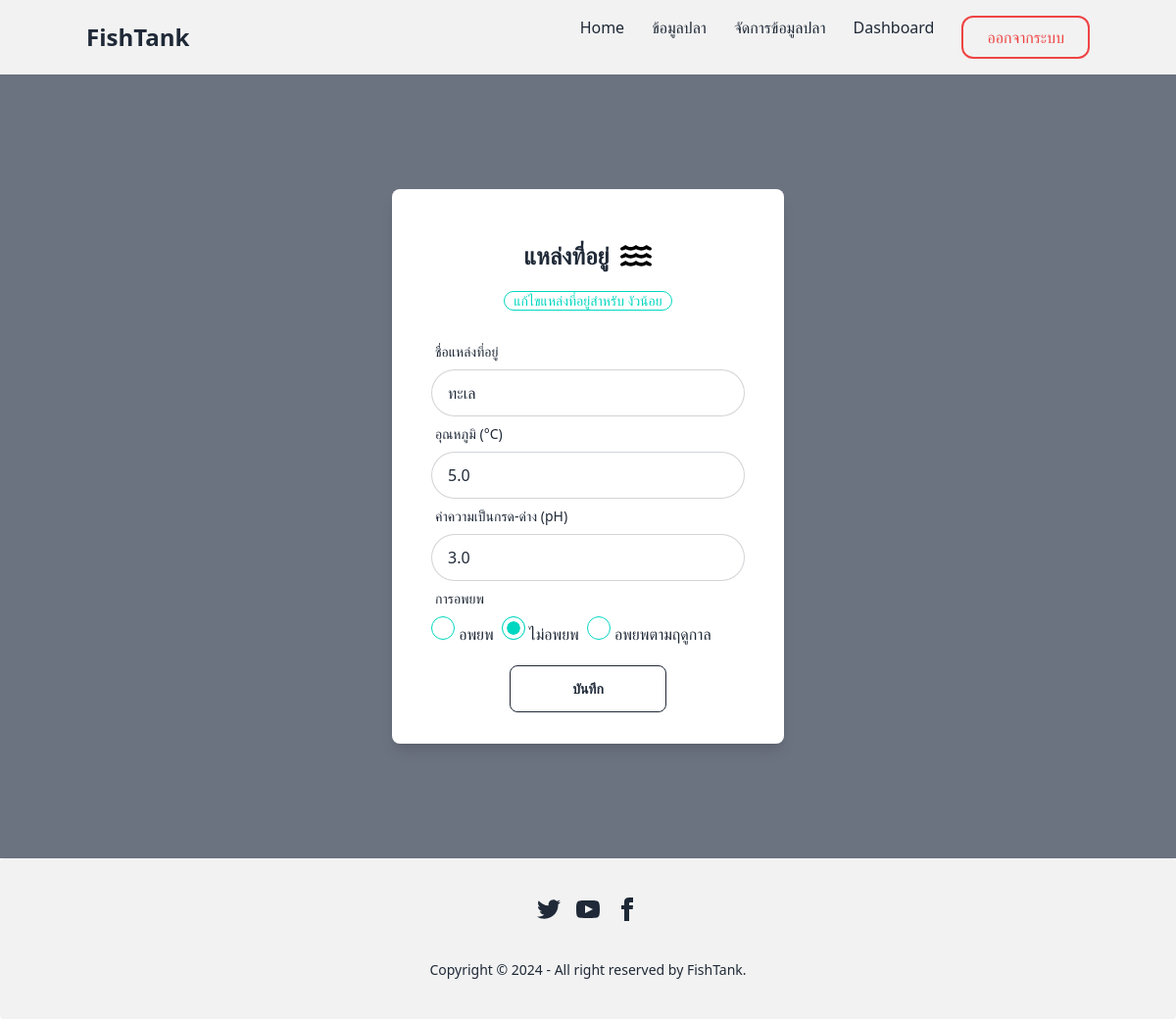
The app's page /fishkeeper/edithabitat/12/ (signed in) with its own data.
### myapp/models.py (models this page shows, shortened)
class Fish(models.Model):
    GENDER_CHOICES = [
        ('M', 'เพศผู้'),
        ('F', 'เพศเมีย'),
        ('U', 'ไม่ทราบเพศ'),
    ]
    fish_name = models.CharField(max_length=255,verbose_name='ชื่อปลา')
    species = models.CharField(max_length=255,verbose_name='สายพันธ์ุ')
    gender = models.CharField(max_length=1, choices=GENDER_CHOICES, default='U', verbose_name='เพศ')
    birth_date = models.DateField(verbose_name='วันเกิด')
    description = models.TextField(verbose_name='รายละเอียด')
    size = models.FloatField(verbose_name='ขนาด')
    image = models.ImageField(upload_to='fishimage',verbose_name='รูปปลา')

class Habitat(models.Model):
    MIGRATION_CHOICES = [
        ('Y', 'อพยพ'),
        ('N', 'ไม่อพยพ'),
        ('S', 'อพยพตามฤดูกาล'),
    ]
    fish = models.ForeignKey(Fish, on_delete=models.CASCADE, verbose_name='ปลา')
    habitat_name = models.CharField(max_length=255, verbose_name='ชื่อแหล่งที่อยู่')
    temperature = models.FloatField(verbose_name='อุณหภูมิ')
    ph_level = models.FloatField(verbose_name='ค่าความเป็นกรด-ด่าง (pH)')
    migration = models.CharField(max_length=1, choices=MIGRATION_CHOICES, default='N', verbose_name='การอพยพ')

### myapp/views.py (the view)
# urls.py: path('fishkeeper/edithabitat/<int:habitat_id>/', edit_habitat, name='edit_habitat'),
@user_passes_test(staff_required)
def edit_habitat(request, habitat_id):
    habitat = get_object_or_404(Habitat, id=habitat_id)
    fish = habitat.fish  # เชื่อมโยงกับปลา
    if request.method == 'POST':
        habitat_form = HabitatForm(request.POST, instance=habitat)
        if habitat_form.is_valid():
            habitat_form.save()
            return redirect('fish_detail', fish_id=habitat.fish.id)
    else:
        habitat_form = HabitatForm(instance=habitat)
    context = {
        'habitat_form': habitat_form,
        'habitat': habitat,
        'fish': fish,
    }
    return render(request, 'staff/fishkeeper/edit_habitat.html', context)

### myapp/forms.py
class HabitatForm(forms.ModelForm):
    class Meta:
        model = Habitat
        fields = ['habitat_name','temperature','ph_level','migration']

### myapp/views.py (called while the page is built)
def staff_required(user):
    return user.is_staff

### myapp/templates/staff/fishkeeper/edit_habitat.html (shortened to what this page needs)
{% extends 'staff/mains/base.html' %}
{% block main %}
<div class="flex flex-col justify-center min-h-screen bg-gray-500">
    <div class="mx-auto  w-1/3 my-8">
        <div class="bg-white p-8 shadow-lg rounded-lg">
            <div class="flex justify-center mt-5 mb-5 space-x-3">
                <p class="text-2xl font-bold">แหล่งที่อยู่</p>
            </div>
            <div class="flex justify-center mb-3  ">
                <p class="badge badge-accent badge-outline">แก้ไขแหล่งที่อยู่สำหรับ {{fish.fish_name}}</p>
            </div>
            <form  method="post" enctype="multipart/form-data"  class="flex justify-center space-y-3 " >
                <label class="form-control w-full max-w-xs">
                    <div class="label">
                        <span class="label-text ">ชื่อแหล่งที่อยู่</span>
                    </div>
                    <input class="input input-bordered input-neutral w-full max-w-xs rounded-full" type="text" id="habitat_name"  name="habitat_name"  value={{habitat.habitat_name}} placeholder="กรอกชื่อแหล่งที่อยู่"  required/>
                    <div class="label">
                        <span class="label-text">อุณหภูมิ (°C)</span>
                    </div>
                    <input class="input input-bordered input-neutral w-full max-w-xs rounded-full"
                           type="number"
                           id="temperature"
                           name="temperature"
                           placeholder="กรอกอุณหภูมิ"
                           min="0"
                           step="any"
                           value={{habitat.temperature}}
                           required/>
                    <div class="label">
                        <span class="label-text">ค่าความเป็นกรด-ด่าง (pH)</span>
                    </div>
                    <input class="input input-bordered input-neutral w-full max-w-xs rounded-full"
                           type="number"
                           id="ph_level"
                           name="ph_level"
                           placeholder="กรอกค่า pH"
                           min="0"
                           max="14"
                           step="0.1"
                           value={{habitat.ph_level}}
                           required/>
                        <div class="label">
                            <span class="label-text">การอพยพ</span>
                        </div>
                        <div class="flex space-x-2">
                            <label>
                                <input class="radio radio-accent" type="radio" id="migration_y" name="migration" value="Y"
                                {% if  habitat.migration == 'Y' %} checked {% endif %} required/>
                                อพยพ
                            </label>
                            <label>
                                <input class="radio radio-accent" type="radio" id="migration_n" name="migration" value="N"
                                {% if  habitat.migration == 'N' %} checked {% endif %} required/>
                                ไม่อพยพ
                            </label>
                            <label>
                                <input class="radio radio-accent" type="radio" id="migration_s" name="migration" value="S"
                                {% if  habitat.migration == 'S' %} checked {% endif %} required/>
                                อพยพตามฤดูกาล
                            </label>
                        </div>
                    <div class="flex justify-center mt-5  ">
                        <button type="submit"  class="btn btn-outline btn-neutral w-1/2" >บันทึก</button>
                    </div>
                </label>
            </form>
        </div>
    </div>
</div>
{% endblock %}

### records on screen
Fish: fish_name "งัวน้อย"
Habitat: habitat_name "ทะเล", temperature "5.0", ph_level "3.0", migration "☐ อพยพ", migration "☑ ไม่อพยพ", migration "☐ อพยพตามฤดูกาล"
